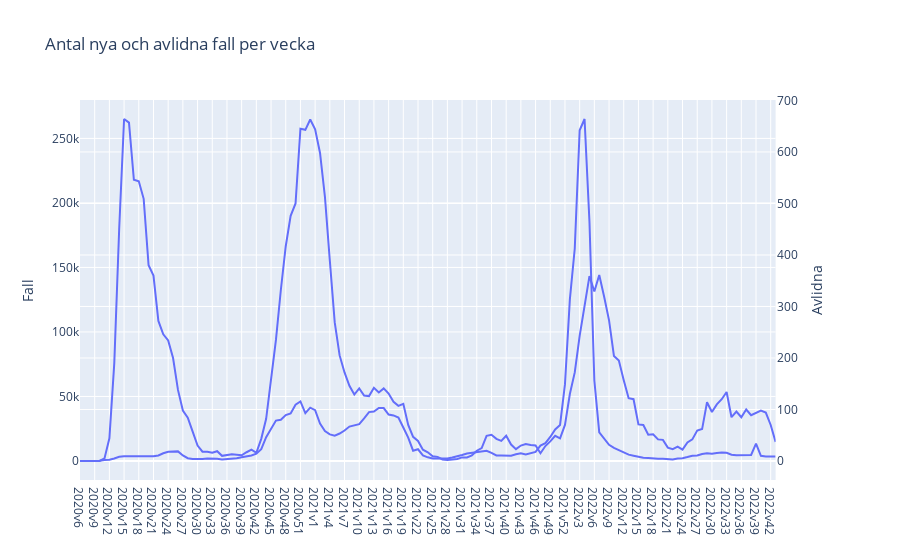

Notebook source saved alongside this figure:
### Markdown cell above
### e) - plotly

### Code cell
# Make a subfigure which will contain both line plots
subfig = make_subplots(specs=[[{'secondary_y': True}]])

fig = px.line(
    data_frame=covid19_veckodata_Riket,
    x='Vecka',
    y='Antal_fall_vecka',
    title='Antal fall per vecka'
)

fig2 = px.line(
    data_frame=covid19_veckodata_Riket,
    x='Vecka',
    y='Antal_avlidna_vecka',
    title='Antal fall per vecka'
)

subfig.layout.title = 'Antal nya och avlidna fall per vecka'
subfig.layout.yaxis.title = 'Fall'
subfig.layout.yaxis2.title = 'Avlidna'
fig2.update_traces(yaxis='y2')

# Add plots to subfigure
subfig.add_traces(fig.data + fig2.data)

subfig.show()
fig.write_html("Visualiseringar/avlidna_fall_per_vecka_och_nya_fall_per_vecka.html")

### Figure 1 — Plotly figure (JSON) as saved in the notebook; plotly's stock layout.template omitted (floating-point values rounded to 4 significant figures; data arrays with more than 128 entries replaced by an {"elided": "..."} marker saying what was removed)
{"data": [{"hovertemplate": "Vecka=%{x}<br>Antal_fall_vecka=%{y}<extra></extra>", "legendgroup": "", "line": {"color": "#636efa", "dash": "solid"}, "marker": {"symbol": "circle"}, "mode": "lines", "name": "", "orientation": "v", "showlegend": false, "type": "scatter", "x": {"elided": "143 str values"}, "xaxis": "x", "y": {"elided": "143 int values"}, "yaxis": "y"}, {"hovertemplate": "Vecka=%{x}<br>Antal_avlidna_vecka=%{y}<extra></extra>", "legendgroup": "", "line": {"color": "#636efa", "dash": "solid"}, "marker": {"symbol": "circle"}, "mode": "lines", "name": "", "orientation": "v", "showlegend": false, "type": "scatter", "x": {"elided": "143 str values"}, "xaxis": "x", "y": {"elided": "143 int values"}, "yaxis": "y2"}], "layout": {"title": {"text": "Antal nya och avlidna fall per vecka"}, "xaxis": {"anchor": "y", "domain": [0, 0.94]}, "yaxis": {"anchor": "x", "domain": [0, 1], "title": {"text": "Fall"}}, "yaxis2": {"anchor": "x", "overlaying": "y", "side": "right", "title": {"text": "Avlidna"}}}}
